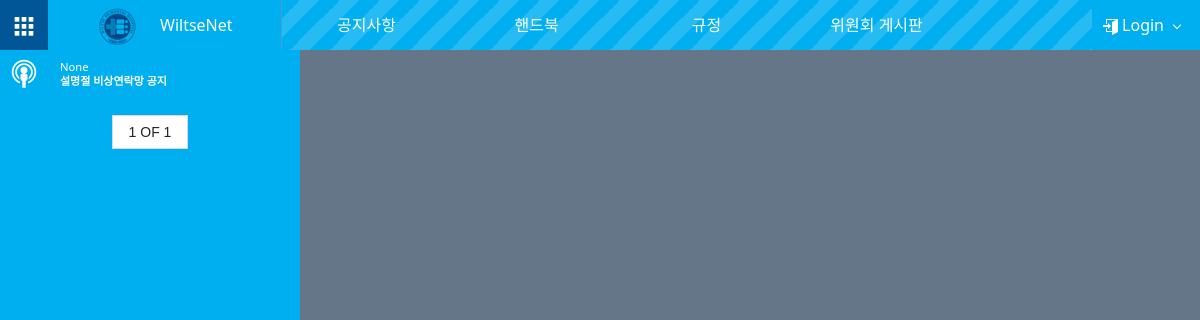
The app's page /, older data.
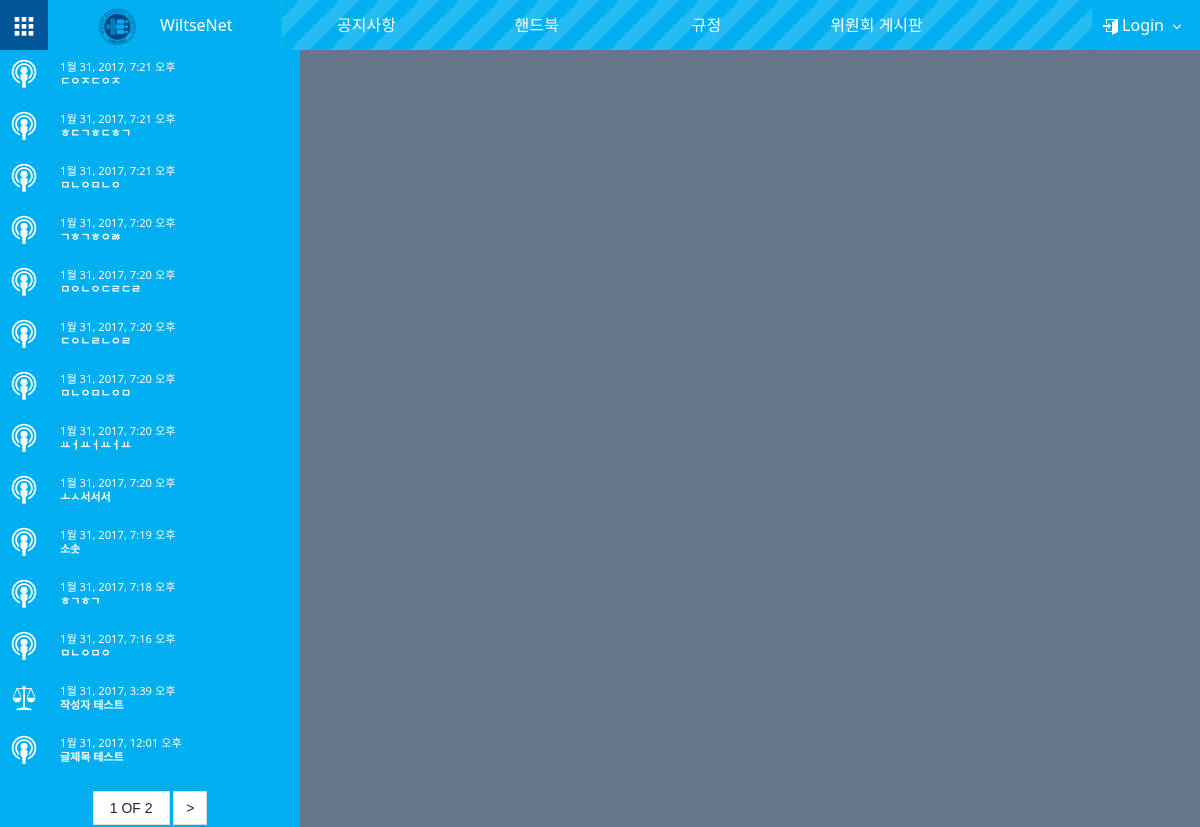
The same page, newer data.
### WiltseApp/models.py (models this page shows, shortened)
class Notice(models.Model):
    num = models.IntegerField(default=nu3)
    title = models.CharField(('제목'),max_length=200)
    content = RichTextField(('내용'))
    uploadfile = models.FileField(('첨부파일'),upload_to=generate_filename,null=True,blank=True)
    writer = models.CharField(('작성자'),max_length=200)
    date = models.DateTimeField(auto_now_add=True)
    code = models.ForeignKey(Code,null=True)
    writeid = models.CharField(max_length=50)

### WiltseApp/views.py (the view)
# urls.py: url(r'^$',views.mainpage, name='main'),
def mainpage(request):
    list = Notice.objects.all().order_by('-num')
    cate = Code.objects.filter(where="공지사항")
    paginator = Paginator(list, 14) # Show 14 contacts per page
    page = request.GET.get('page')
    try:
        pagedlist = paginator.page(page)
    except PageNotAnInteger:
        pagedlist = paginator.page(1)
    except EmptyPage:
        pagedlist = paginator.page(paginator.num_pages)
    return render(request,'index.html',{'list':pagedlist,'category':cate,'titlecolor':'1'})

### WiltseApp/templates/index.html (shortened to what this page needs)
{% extends 'base.html' %}
{% block content %}
                <div class="cell size-x300 bg-blue" id="cell-sidebar" style="background-color: #71b1d1; height: 100%">
                    <ul class="sidebar bg-blue">
                    {% for notidata in list %}
                        <li>
                        	<a href="#" onclick="viewnotidata({{ notidata.num }})">
                        	{% if notidata.code.codenumber == 10 %}
                            	<span class="mif-broadcast icon"></span>
                            {% elif notidata.code.codenumber == 11 %}
                            	<span class="mif-injection icon"></span>
                            {% elif notidata.code.codenumber == 12 %}
                            	<span class="mif-stethoscope icon"></span>
                            {% elif notidata.code.codenumber == 13 %}
                            	<span class="mif-wrench icon"></span>
                            {% elif notidata.code.codenumber == 14 %}
                            	<span class="mif-justice icon"></span>
                            {% endif %}
                            	<span class="counter">{{ notidata.date }}</span>
                            	<span class="title" style="width:200px;overflow:hidden;white-space:nowrap;text-overflow:ellipsis;">{{ notidata.title }}</span>
                        	</a>
                        </li>
                    {% endfor %}
                    </ul>
                    <div class="pagination" align="center" >
					    <span class="step-links">
					        <button class="button"><span class="current">
					            	{{ list.number }} OF {{ list.paginator.num_pages }}
					        </span></button>
					        {% if list.has_next %}
					            <button onclick="location.href='?page={{ list.next_page_number }}'" class="button square-button">&gt;</button>
					        {% endif %}
					    </span>
					</div>
                </div>
{% endblock %}

### WiltseApp/templates/Base.html (shortened to what this page needs)
<!DOCTYPE html>
<html>
<head>
	{% load static %}
	<link rel="stylesheet" href="{% static 'assets/css/metro.css' %}"/>
	<link rel="stylesheet" href="{% static 'assets/css/metro-icons.css' %}"/>
	<link rel="stylesheet" href="{% static 'assets/css/metro-responsive.css' %}"/>
	<link rel="stylesheet" href="{% static 'assets/css/metro-schemes.css' %}"/>
	<link rel="stylesheet" href="{% static 'assets/css/metro-colors.css' %}"/>
	<link rel="stylesheet" href="{% static 'assets/css/metro-rtl.css' %}"/>
</head>
<body class="bg-steel">
	{% if titlecolor == '1' %}
    <div class="app-bar fixed-top Navy ribbed-blue" data-role="appbar">
    {% elif titlecolor == '2' %}
    <div class="app-bar fixed-top green ribbed-lime" data-role="appbar">
    {% elif titlecolor == '3' %}
    <div class="app-bar fixed-top orange ribbed-amber" data-role="appbar">
    {% elif titlecolor == '4' %}
    <div class="app-bar fixed-top Navy ribbed-mauve" data-role="appbar">
    {% endif %}
        <div class="app-bar-element place-left" onclick="sideonoff()">
            <span id="toggle-tiles-dropdown" class="mif-apps mif-2x"></span>
        </div>
        <a class="app-bar-element branding" href="/" style="padding-left:47px;padding-right:48px">
        	<img width="45" style="margin-right:20px" src="{% static 'assets/image/wiltse_mini.png' %}">WiltseNet
        </a>
        <ul class="app-bar-menu">
            <li><a href="/">공지사항</a></li>
            <li>
                <a href="/document/99">핸드북</a>
            </li>
            <li ><a href="/document2/100">규정</a></li>
            <li>
            	<a href="/commission/200">위원회 게시판</a>
            </li>
        </ul>
	   {% if user.is_authenticated %}
       <div class="app-bar-element place-right">
          <a href="{% url 'logout' %}?next=/" class="toggle fg-white"><span class="mif-exit"></span> Logout</a>
       </div>
       <div class="app-bar-element place-right" onclick="writeclick()">
       		<a class="toggle fg-white"><span class="mif-pencil"></span> Write</a>
       </div>
       {% else %}
       <div class="app-bar-element place-right">
          <a class="dropdown-toggle fg-white"><span class="mif-enter"></span> Login</a>
       </div>
       {% endif %}
    </div>
    <div class="page-content">
        <div class="flex-grid no-responsive-future" style="height: 100%;">
            <div class="row" style="height: 100%">
            {% block content %}
            {% endblock %}
            </div>
        </div>
    </div>
</body>
</html>

### WiltseApp/static/assets/css/metro-responsive.css (style rules this page uses)
@media screen and (max-width: 1400px) { html { font-size: 110%; } }
@media screen and (max-width: 1200px) { html { font-size: 100%; } }

### WiltseApp/static/assets/css/metro-colors.css (style rules this page uses)
.ribbed-blue { background: #00aff0 linear-gradient(-45deg, rgba(255, 255, 255, 0.15) 25%, transparent 25%, transparent 50%, rgba(255, 255, 255, 0.15) 50%, rgba(255, 255, 255, 0.15) 75%, transparent 75%, transparent) !important; background-size: 40px 40px !important; }

### WiltseApp/templates/Base.html (style rules this page uses)
html, body { height: 100%; }
.page-content { padding-top: 3.125rem; min-height: 100%; height: 100%; }
.app-bar-menu a { text-align:center; width:170px; }

Row changes from the older to the newer data that the page shows:
no longer on this page (row edited): Notice: date "None", title "설명절 비상연락망 공지"
added Notice: date "1월 31, 2017, 7:21 오후", title "ㄷㅇㅈㄷㅇㅈ"
added Notice: date "1월 31, 2017, 7:21 오후", title "ㅎㄷㄱㅎㄷㅎㄱ"
added Notice: date "1월 31, 2017, 7:21 오후", title "ㅁㄴㅇㅁㄴㅇ"
added Notice: date "1월 31, 2017, 7:20 오후", title "ㄱㅎㄱㅎㅇㅀ"
added Notice: date "1월 31, 2017, 7:20 오후", title "ㅁㅇㄴㅇㄷㄹㄷㄹ"
added Notice: date "1월 31, 2017, 7:20 오후", title "ㄷㅇㄴㄹㄴㅇㄹ"
added Notice: date "1월 31, 2017, 7:20 오후", title "ㅁㄴㅇㅁㄴㅇㅁ"
added Notice: date "1월 31, 2017, 7:20 오후", title "ㅛㅓㅛㅓㅛㅓㅛ"
added Notice: date "1월 31, 2017, 7:20 오후", title "ㅗㅅ서서서"
added Notice: date "1월 31, 2017, 7:19 오후", title "소솟"
added Notice: date "1월 31, 2017, 7:18 오후", title "ㅎㄱㅎㄱ"
added Notice: date "1월 31, 2017, 7:16 오후", title "ㅁㄴㅇㅁㅇ"
added Notice: date "1월 31, 2017, 3:39 오후", title "작성자 테스트"
added Notice: date "1월 31, 2017, 12:01 오후", title "글제목 테스트"
Text that changed along with them:
{{ list.paginator.num_pages }}: "1" → "2"
